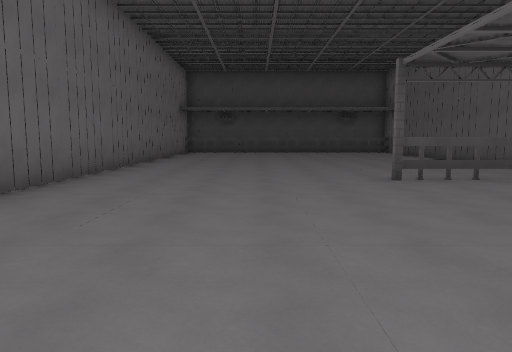
view 1 (above)

23 first-person views from a walk through a level from a Godot 3-D game. The camera is 1.5 m above the floor, tilts 6° down and sees 70° across. The floor is counted in squares, 2 m on a side. Each view is taken from the middle of a square. On the plan, view 1 faces up. The plan holds only what a view shows up to about 11 squares ahead; the rest is blank. The place goes on beyond the plan. Characters and animated objects are not drawn. Surface patterns are stand-ins for the level's own textures.

view 2
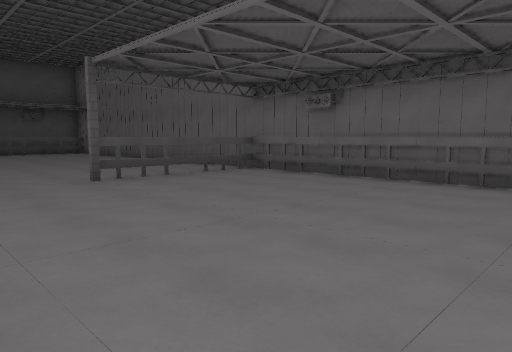

view 3
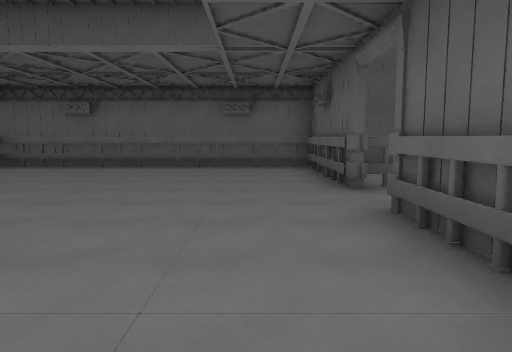

view 4
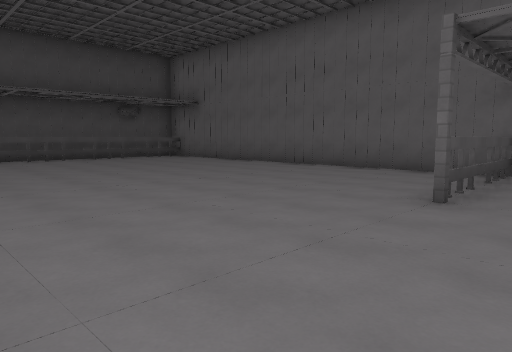

view 5
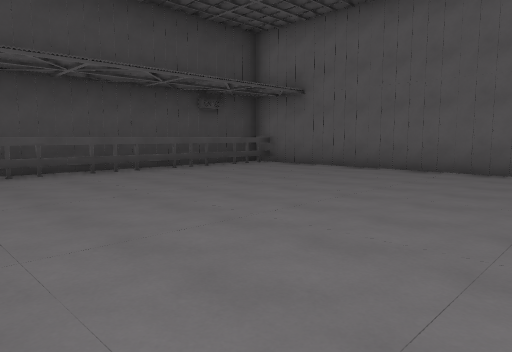

view 6
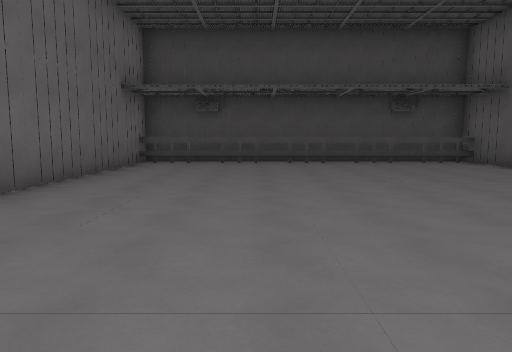

view 7
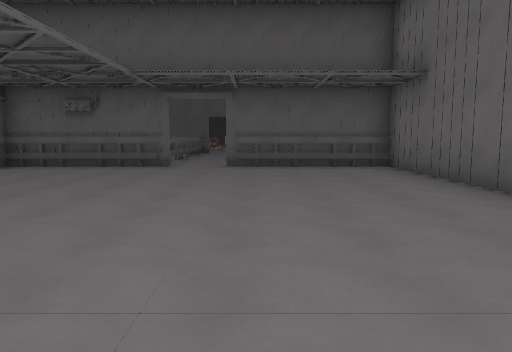

view 8
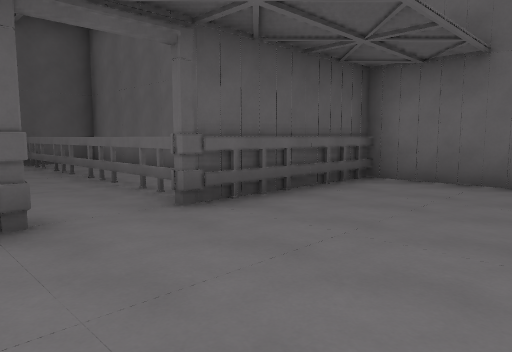

view 9
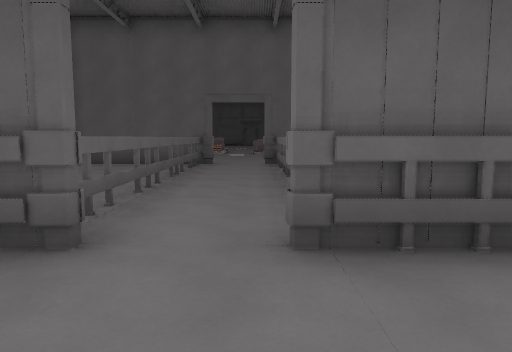

view 10
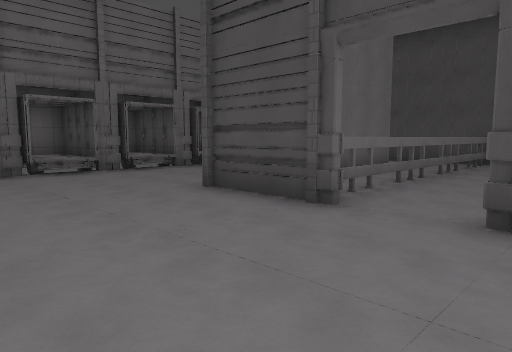

view 11
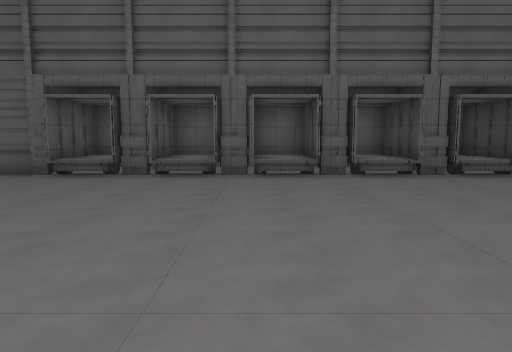

view 12
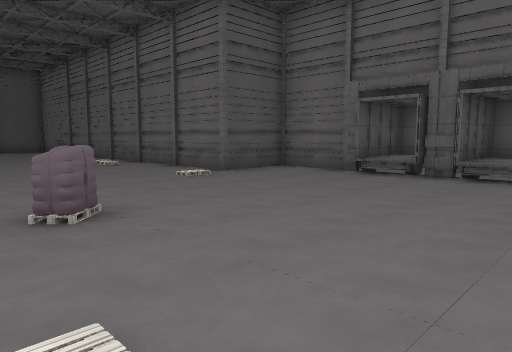

view 13
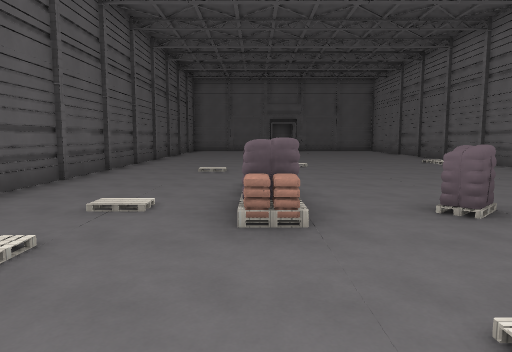

view 14
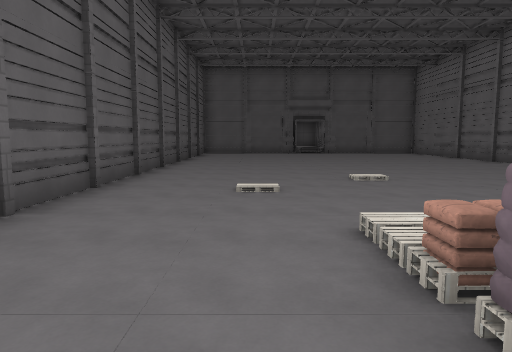

view 15
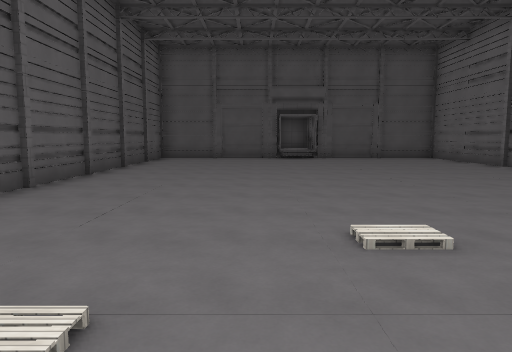

view 16
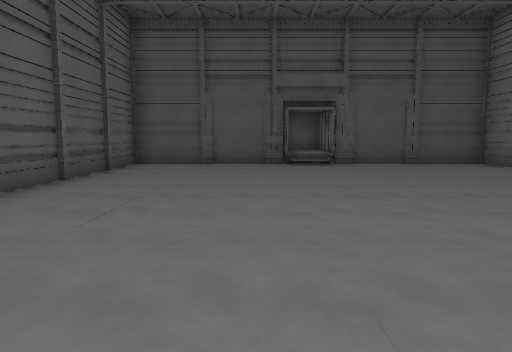

view 17
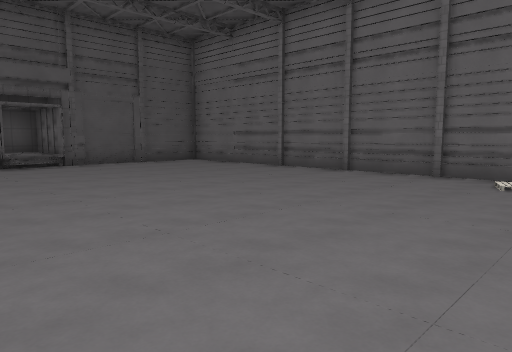

view 18
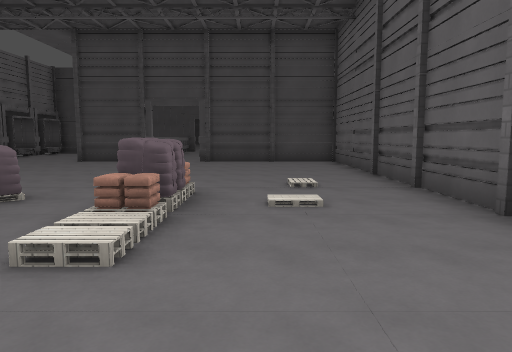

view 19
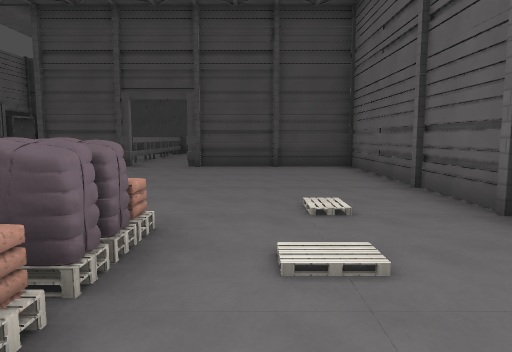

view 20
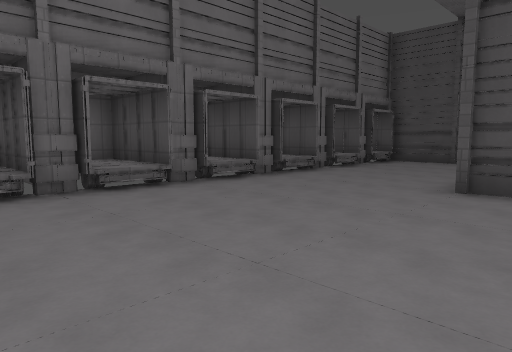

view 21
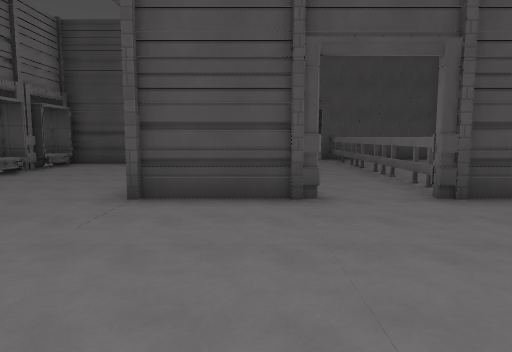

view 22
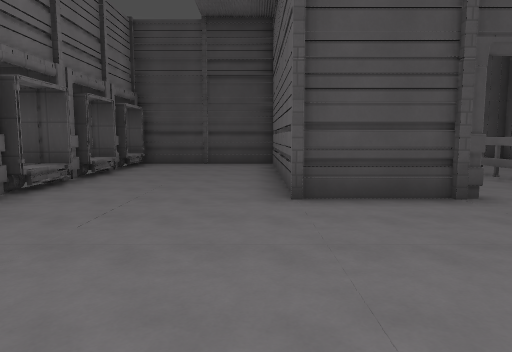

view 23
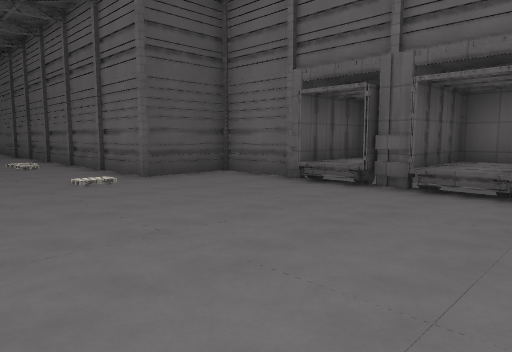

### Floor plan
Key: @ floor where view 1 was taken; # wall or solid block; . floor; = window, fence, low wall or low ledge; T thing the floor can be seen under or through; P pillar; R truck; B bag; O other object.
Columns run from 7 left of view 1 to 7 right of it. Each row starts with its distance up from view 1.
 19             #
 18    ############
 17    #..........#
 16    #..........#
 15    #..........#
 14    #..........#
 13    #..........#
 12    #..........#
 11    #..........#
 10    #..........#
  9    #..........#
  8    #..........#
  7    #......TTT.#
  6    #.....PP..##
  5    #..........#
  4    #..........#
  3    #..........#
  2    #..........#
  1    #..........#
  0    #...@......#
 -1    #..........#
 -2    #####..#####
 -3  R##P###..#==##
 -4  RR...##..#=
 -5  RR...##..#
 -6  RR...##..#=
 -7 RRR...##..#=
 -8 RRR...##..#=
 -9 RRR...##..#####
-10 RRR..PPP..PPP.#
-11 RRR...........#
-12 RRR...........#
-13 RRR..........P#
-14 RRR...........#
-15 RRR..........P#
-16 RRR.......B...#
-17 RRR.....O.O..P#
-18  #P.......B...#
-19  P..P........P#
-20  ###..........#
-21    #P........P#
-22    #..........#
-23    #P........P#
-24    #..........#
-25    #P........P#
-26    #..........#
-27    #P........P#
-28    #..........#
-29    #P........P#
-30    #..........#
-31    #.........P#
-32    #..........#
-33    #.P.#RR..P.#
-34     ###RRRR###
-35        RRR

Where each view was taken, in squares from view 1:
view 1: 0 up, 0 right, facing up
view 2: 0 up, 0 right, facing up-right
view 3: 0 up, 3 left, facing right
view 4: 5 up, 2 left, facing up-right
view 5: 10 up, 2 left, facing up-right
view 6: 7 up, 0 right, facing up
view 7: 8 up, 0 right, facing down
view 8: 2 up, 3 right, facing down-left
view 9: 1 up, 1 right, facing down
view 10: 13 down, 3 right, facing up-left
view 11: 13 down, 2 right, facing left
view 12: 13 down, 2 right, facing down-left
view 13: 13 down, 3 right, facing down
view 14: 16 down, 4 right, facing down
view 15: 20 down, 3 right, facing down
view 16: 23 down, 3 right, facing down
view 17: 23 down, 4 right, facing down-left
view 18: 21 down, 4 right, facing up
view 19: 19 down, 4 right, facing up
view 20: 15 down, 0 right, facing up-left
view 21: 14 down, 0 right, facing up
view 22: 14 down, 2 left, facing up
view 23: 13 down, 0 right, facing down-left
